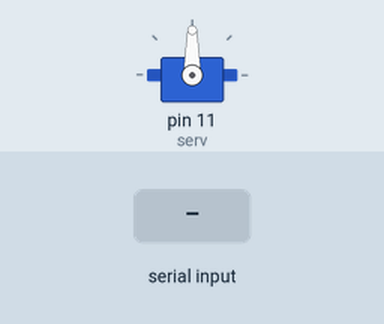
A sketch run on a simulated Arduino Uno, built with avr-gcc and run on an emulated ATmega328P. Parts: servo. The inputs (shaded band) are chosen by the test bench.

Above: at 1.2 s.
1.3 s: "90,45\n" received over Serial
At 1.8 s:
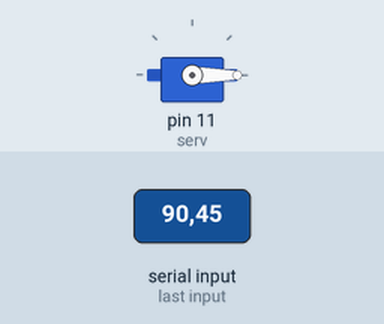
Timing chart, 0 to 4.3 s (numbered marks = the images above; inputs shaded):
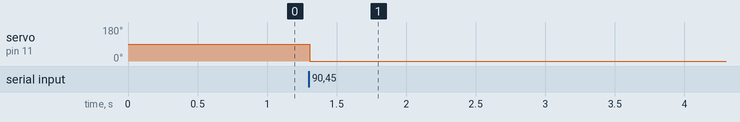

Measured:
- after the input at 1.3 s, servo on pin 11 (serv): 90° → 0° at once

The sketch:

servo_tester_1.ino
```cpp
#include <Servo.h>

Servo serv;

void setup()
{
  Serial.begin(115200);
  serv.attach(11,1000,2000);
}

void loop()
{

}

void serialEvent()
{
  String m="";
  char c='\0';
  while(Serial.available()>0)
  {
    delay(1);
    c=Serial.read();
    if(c=='\n'||c=='\r')
    {
      continue;
    }
    m+=c;
  }
  if(m=="")
  {
    return;
  }
  cmd(m);
}

void cmd(String a)
{
  //serv.write((a.toInt()));
  serv.writeMicroseconds(a.toInt());
}
```
